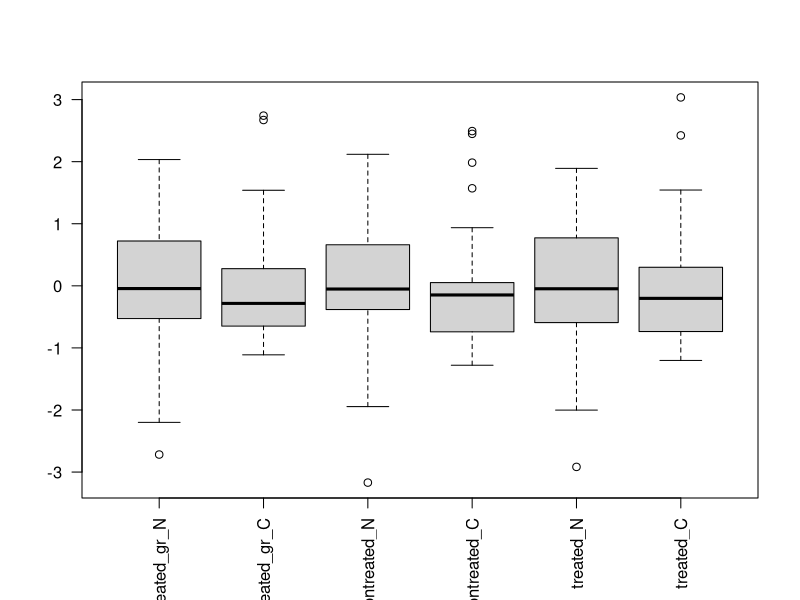
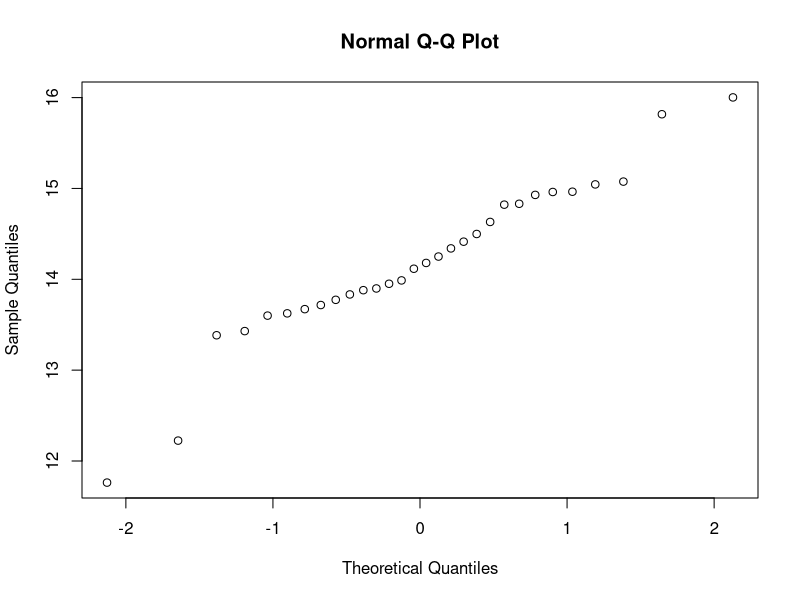
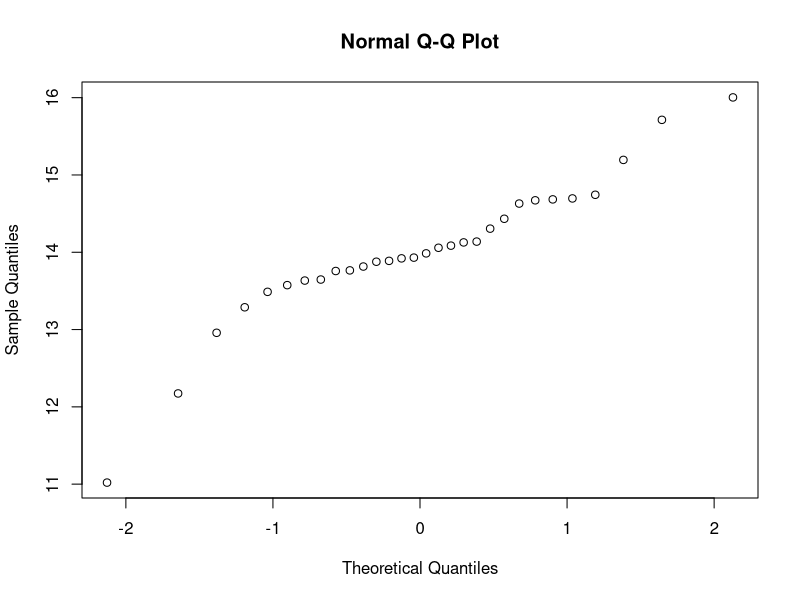
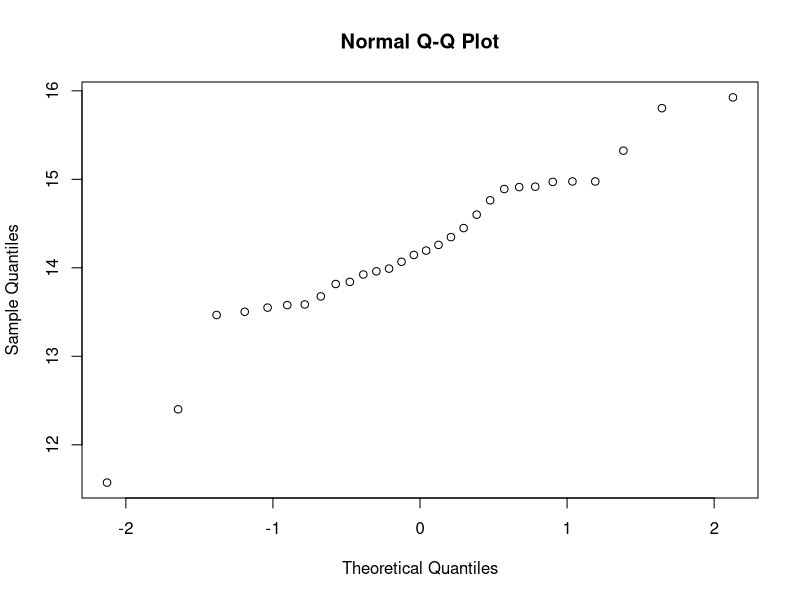
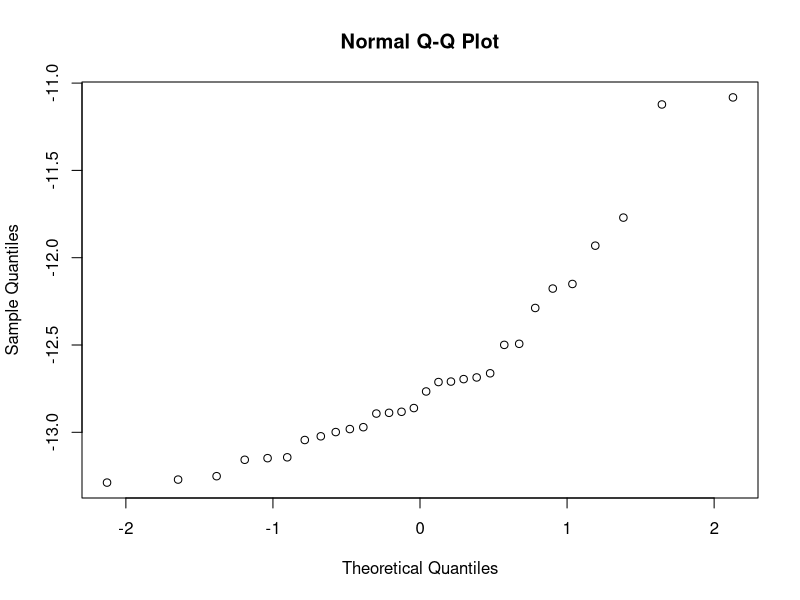
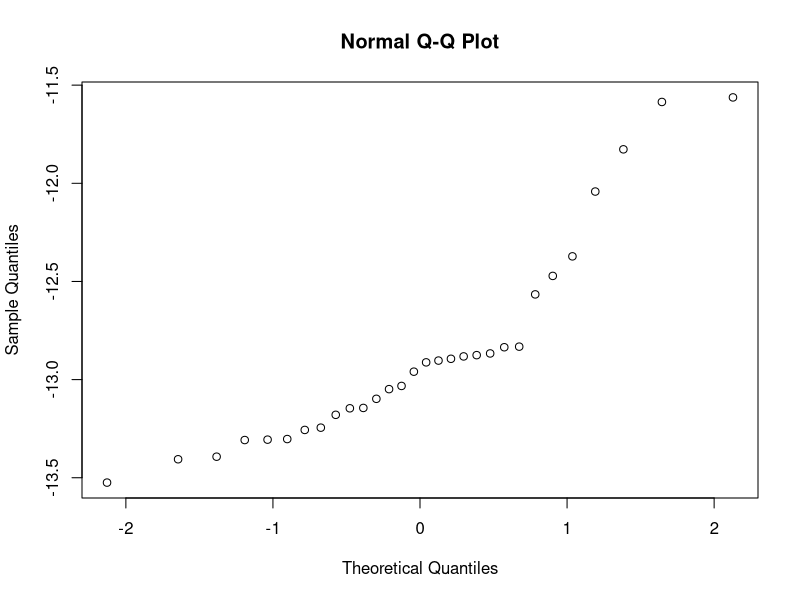
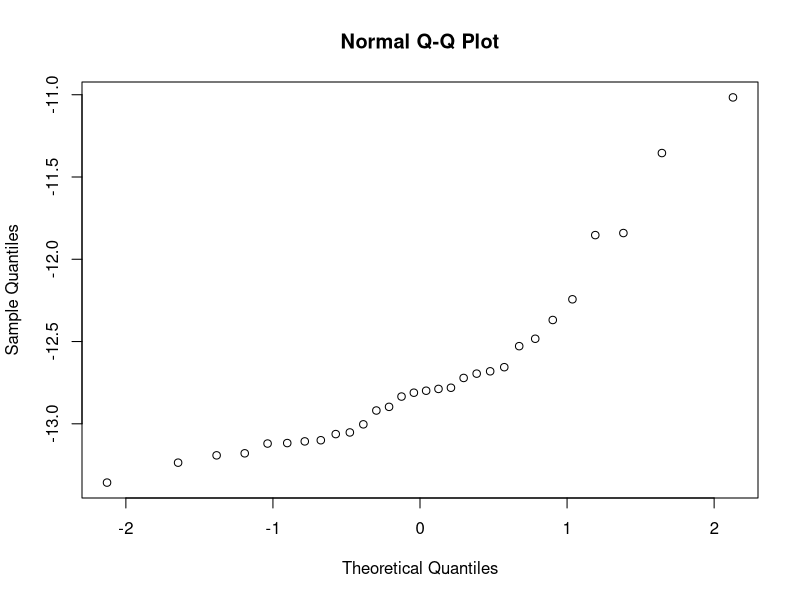
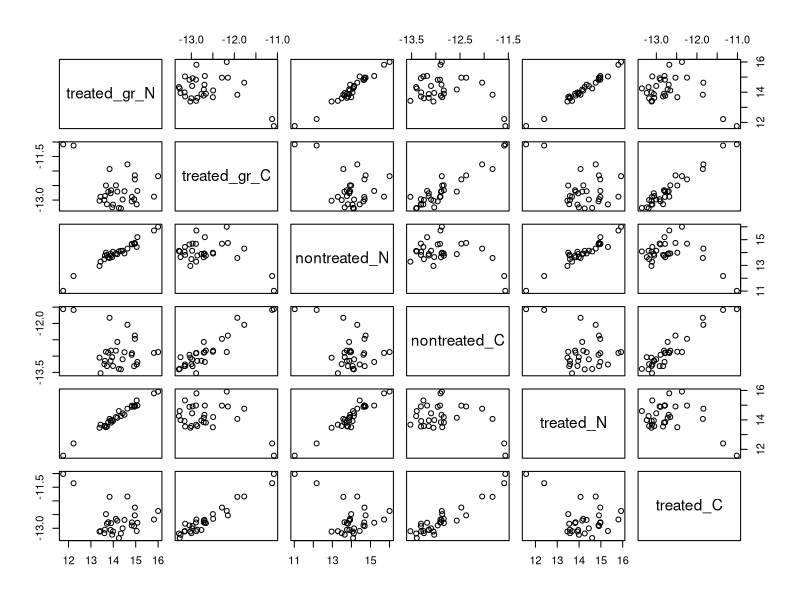

The R source for these figures, in order:
## ---- chunk 1
teeth_data <- read.csv("Samples-Laura-CLEAN-FOR-R.csv")
names(teeth_data)[1] <- 'treated_gr_N'
names(teeth_data)[2] <- 'treated_gr_C'
## ---- chunk 2
library(dplyr)
library(ggplot2)
## ---- chunk 3
boxplot(scale(teeth_data), las =2)
## ---- chunk 4
qqnorm(teeth_data$treated_gr_N)
## ---- chunk 5
qqnorm(teeth_data$nontreated_N)
## ---- chunk 6
qqnorm(teeth_data$treated_N)
## ---- chunk 7
qqnorm(teeth_data$treated_gr_C)
## ---- chunk 8
qqnorm(teeth_data$nontreated_C)
## ---- chunk 9
qqnorm(teeth_data$treated_C)
## ---- chunk 10
shapiro.test(teeth_data$treated_gr_C)
## ---- chunk 11
shapiro.test(teeth_data$treated_C)
## ---- chunk 12
shapiro.test(teeth_data$nontreated_C)
## ---- chunk 13
shapiro.test(teeth_data$nontreated_N)
## ---- chunk 14
plot(teeth_data)
## ---- chunk 15
only_C_data <- teeth_data[,c(4,6,2)]
only_N_data <- teeth_data[,c(3,5,1)]
## ---- chunk 16
boxplot(only_C_data)
## ---- chunk 17
wilcox.test(teeth_data$nontreated_C, teeth_data$treated_C, paired=TRUE)
## ---- chunk 18
boxplot(only_N_data)
## ---- chunk 19
wilcox.test(teeth_data$nontreated_N, teeth_data$treated_N, paired=TRUE)
## ---- chunk 20
wilcox.test(teeth_data$treated_C, teeth_data$treated_gr_C, paired=TRUE)
## ---- chunk 21
wilcox.test(teeth_data$treated_N, teeth_data$treated_gr_N, paired=TRUE)
## ---- chunk 22
library(car)

scatterplot(nontreated_C ~ treated_C, data=teeth_data,
   xlab="Treated sample C values", ylab="Non-treated sample C values",
   main="Scatterplot for C values")
## ---- chunk 23
scatterplot(nontreated_N ~ treated_N, data=teeth_data,
   xlab="Treated sample N values", ylab="Non-treated sample N values",
   main="Scatterplot for N values")
## ---- chunk 24
teeth_data$difC <- teeth_data$nontreated_C - teeth_data$treated_C
teeth_data$difN <- teeth_data$nontreated_N - teeth_data$treated_N
## ---- chunk 25
C_difference <- teeth_data[,c(7)]
N_difference <- teeth_data[,c(8)]
## ---- chunk 26
sd(C_difference)
## ---- chunk 27
sd(N_difference)
## ---- chunk 28
summary(C_difference)
## ---- chunk 29
summary(N_difference)
## ---- chunk 30
boxplot(C_difference)
## ---- chunk 31
boxplot(N_difference)
## ---- chunk 32
mC <- lm (treated_C ~ nontreated_C, teeth_data)
summary(mC)
## ---- chunk 33
plot(mC)
## ---- chunk 34
mN <- lm (treated_N ~ nontreated_N, teeth_data)
summary(mN)
## ---- chunk 35
plot(mN)
## ---- chunk 36
teeth_sin_outliers <- teeth_data %>% slice(-c(7, 1, 17, 5, 12))
## ---- chunk 37
mCsin <- lm (treated_C ~ nontreated_C, teeth_sin_outliers)
summary(mCsin)
## ---- chunk 38
plot(mCsin)
## ---- chunk 39
mNsin <- lm (treated_N ~ nontreated_N, teeth_sin_outliers)
summary(mNsin)
## ---- chunk 40
plot(mNsin)
## ---- chunk 41
library(lmtest)
bptest(mN)
## ---- chunk 42
bptest(mC)
## ---- chunk 43
ggplot(teeth_data, aes(nontreated_C, treated_C)) +
  geom_point(shape = 21, size = 3) + 
  geom_smooth(se = FALSE) +
  geom_smooth(method = lm, col = "tomato", se = FALSE)
## ---- chunk 44
ggplot(teeth_data, aes(nontreated_N, treated_N)) +
  geom_point(shape = 21, size = 3) + 
  geom_smooth(se = FALSE) +
  geom_smooth(method = lm, col = "tomato", se = FALSE)
